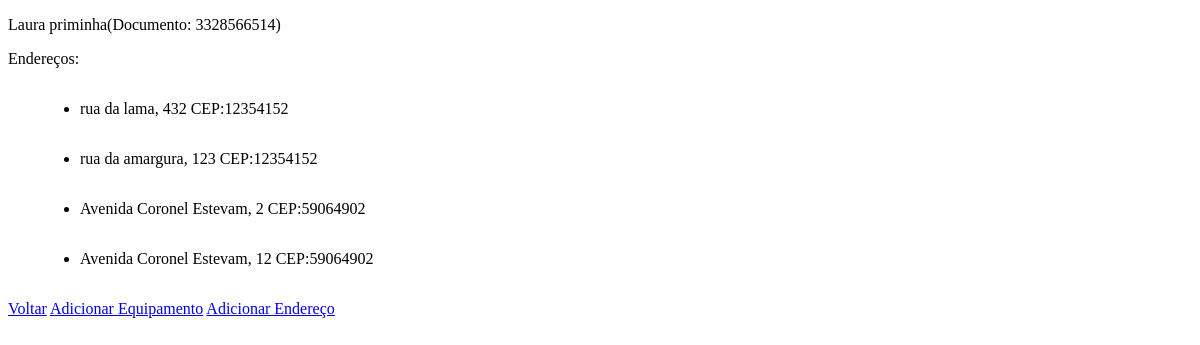
Before: /clientes/2/ with the older database file.
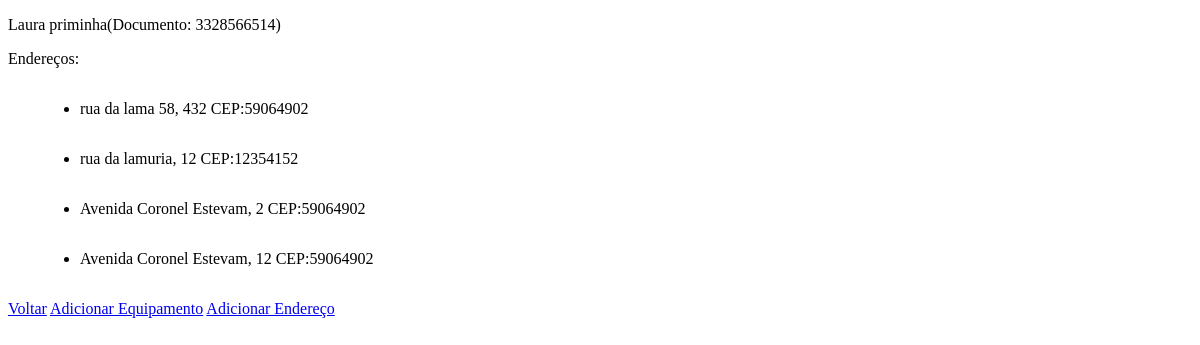
After: the same page with the newer database file.
### clientes/models.py (models this page shows)
class Cliente(BaseModel):
    id = models.AutoField(primary_key=True, editable=False, unique=True)
    nome = models.CharField(max_length=255, blank=False, null=False)
    documento = models.CharField(max_length=50, blank=False, null=False, unique=True)
    email = models.EmailField(max_length=50, blank=False, null=False, unique=True)
    telefone_fixo = models.CharField(max_length=20, blank=True, null=True)
    celular = models.CharField(max_length=20)
    def __str__(self):
        return f'{self.nome.capitalize()}(Documento: {self.documento})'

class Endereco(BaseModel):
    id = models.AutoField(primary_key=True, editable=False, unique=True)
    logradouro = models.CharField(max_length=255)
    numero = models.CharField(max_length=10)
    complemento = models.CharField(max_length=255, null=True, blank=True)
    cidade = models.CharField(max_length=50)
    estado = models.CharField(max_length=2)
    cep = models.CharField(max_length=10)
    cliente = models.ForeignKey('Cliente', on_delete=models.CASCADE)
    def __str__(self):
        return f'{self.logradouro}, {self.numero} CEP:{self.cep}'
    class Meta:
        constraints = [
            models.UniqueConstraint(fields=['cliente', 'cep', 'numero'], name='unique address for cliente')
        ]

### clientes/views.py (the view)
# urls.py: path("<int:pk>/", views.DetailView.as_view(), name="detail"),
class DetailView(generic.DetailView):
    model = Cliente
    template_name = "clientes/detail.html"

### clientes/models.py (called while the page is built)
    def __str__(self):
        return f'{self.nome} Nº Série: {self.numero_serie}'

### clientes/templates/clientes/detail.html (shortened to what this page needs)
<!DOCTYPE html>
<html>
     <head>
     </head>
     <body>
          {% if cliente %}
          <p>{{cliente}}</p>
          <p>Endereços:</p>
          <ul class="cliente-list">
               {% for endereco in cliente.endereco_set.all %}
                    <li class="endereco-{{endereco.id}}">{{endereco}}
                    </li>
               {% endfor %}
          </ul>
          <a href="{% url 'clientes:list' %}">Voltar</a>
          <a href="{% url 'clientes:equipamento-form' cliente.id %}">Adicionar Equipamento</a>
          <a href="{% url 'clientes:endereco-form' cliente.id %}">Adicionar Endereço</a>
       {% endif %}
     </body>
</html>

Changed rows visible on the page:
changed Endereco: logradouro+numero+cep "rua da lama, 432 CEP:12354152" → "rua da lama 58, 432 CEP:59064902"
changed Endereco: logradouro+numero+cep "rua da amargura, 123 CEP:12354152" → "rua da lamuria, 12 CEP:12354152"
